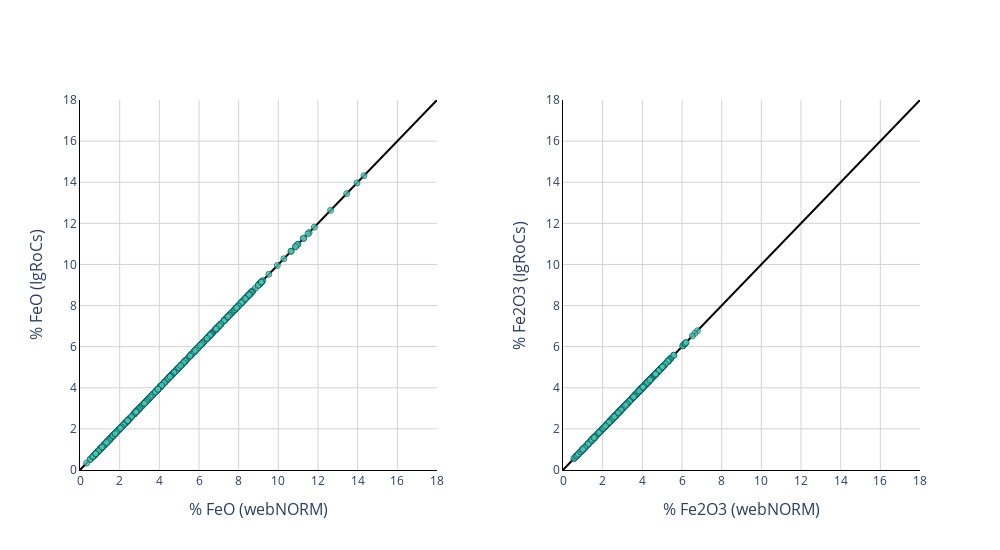

Write notebook code for a chart like this one.
### Code cell
rows=1
cols=2

fig = make_subplots(rows=rows, cols=cols, horizontal_spacing=0.15)

list_index = 0
n_plots = 2

for i in range(1,rows+1):
    for j in range(1,cols+1):
        if list_index + 1 <= n_plots:
            trace = ['FeO', 'Fe2O3'][list_index]

            pct_diff_filter = abs(web_norms_lemaitre[trace] - igrocs_input_adj_lemaitre[trace]) / igrocs_input_adj_lemaitre[trace] > 0.01
            
            fig.append_trace(
                go.Scatter(
                    x=[0,100],
                    y=[0,100],
                    mode='lines',
                    line=dict(color='black')
                    ),
                row=i,
                col=j
            )

            fig.append_trace(
            go.Scatter(
                x=web_norms_lemaitre[trace][pct_diff_filter==False],
                y=igrocs_input_adj_lemaitre[trace][pct_diff_filter==False],
                mode='markers',
                marker=dict(
                        color="#57C4AD",
                        opacity=0.75,
                        line=dict(
                            color='#006164',
                            width=1))
                ),
            row=i,
            col=j
            )
            
            fig.append_trace(
                go.Scatter(
                    x=web_norms_lemaitre[trace][pct_diff_filter],
                    y=igrocs_input_adj_middlemost[trace][pct_diff_filter],
                    mode='markers',
                    marker=dict(
                        symbol='x',
                        color="#DB4325",
                        opacity=0.75,
                        line=dict(
                            color='#8b2a17',
                            width=1))
                    ),
                row=i,
                col=j
            )

            x_max = web_norms_lemaitre[trace].fillna(0).max()
            y_max = igrocs_input_adj_middlemost[trace].fillna(0).max()

            xy_max = max([x_max, y_max])*1.1

            fig.update_xaxes(
                title_text="% {} (webNORM)".format(trace),
                title_font = {"size": 16},
                # title_standoff = 5,
                range=[0,18],
                dtick=2,
                row=i,
                col=j,
                gridcolor='lightgrey',
                linecolor='black'
                )
            
            fig.update_yaxes(
                title_text='% {} (IgRoCs)'.format(trace),
                title_font = {"size": 16},
                # title_standoff = 0,
                range=[0,18],
                dtick=2,
                row=i,
                col=j,
                gridcolor='lightgrey',
                linecolor='black'
            )

        list_index +=1

fig.update_layout(
    {
        'yaxis1': dict(
        # scaleanchor = "x1",
        scaleratio = 1
        ),
        'yaxis2': dict(
        # scaleanchor = "x2",
        scaleratio = 1
        ),
    }
    )

fig.update_layout(showlegend=False, height=550, width=1000,plot_bgcolor='rgba(0,0,0,0)', title_x=0.5)
fig.show()
fig.write_image('LeMairtreAdjustment_FeO_Fe2O3.pdf')

### Figure 1 — Plotly figure (JSON) as saved in the notebook; plotly's stock layout.template omitted (floating-point values rounded to 4 significant figures; data arrays with more than 128 entries replaced by an {"elided": "..."} marker saying what was removed)
{"data": [{"line": {"color": "black"}, "mode": "lines", "type": "scatter", "x": [0, 100], "xaxis": "x", "y": [0, 100], "yaxis": "y"}, {"marker": {"color": "#57C4AD", "line": {"color": "#006164", "width": 1}, "opacity": 0.75}, "mode": "markers", "type": "scatter", "x": {"elided": "551 float values"}, "xaxis": "x", "y": {"elided": "551 float values"}, "yaxis": "y"}, {"marker": {"color": "#DB4325", "line": {"color": "#8b2a17", "width": 1}, "opacity": 0.75, "symbol": "x"}, "mode": "markers", "type": "scatter", "x": [], "xaxis": "x", "y": [], "yaxis": "y"}, {"line": {"color": "black"}, "mode": "lines", "type": "scatter", "x": [0, 100], "xaxis": "x2", "y": [0, 100], "yaxis": "y2"}, {"marker": {"color": "#57C4AD", "line": {"color": "#006164", "width": 1}, "opacity": 0.75}, "mode": "markers", "type": "scatter", "x": {"elided": "551 float values"}, "xaxis": "x2", "y": {"elided": "551 float values"}, "yaxis": "y2"}, {"marker": {"color": "#DB4325", "line": {"color": "#8b2a17", "width": 1}, "opacity": 0.75, "symbol": "x"}, "mode": "markers", "type": "scatter", "x": [], "xaxis": "x2", "y": [], "yaxis": "y2"}], "layout": {"height": 550, "plot_bgcolor": "rgba(0,0,0,0)", "showlegend": false, "title": {"x": 0.5}, "width": 1000, "xaxis": {"anchor": "y", "domain": [0, 0.425], "dtick": 2, "gridcolor": "lightgrey", "linecolor": "black", "range": [0, 18], "title": {"font": {"size": 16}, "text": "% FeO (webNORM)"}}, "xaxis2": {"anchor": "y2", "domain": [0.575, 1], "dtick": 2, "gridcolor": "lightgrey", "linecolor": "black", "range": [0, 18], "title": {"font": {"size": 16}, "text": "% Fe2O3 (webNORM)"}}, "yaxis": {"anchor": "x", "domain": [0, 1], "dtick": 2, "gridcolor": "lightgrey", "linecolor": "black", "range": [0, 18], "scaleratio": 1, "title": {"font": {"size": 16}, "text": "% FeO (IgRoCs)"}}, "yaxis2": {"anchor": "x2", "domain": [0, 1], "dtick": 2, "gridcolor": "lightgrey", "linecolor": "black", "range": [0, 18], "scaleratio": 1, "title": {"font": {"size": 16}, "text": "% Fe2O3 (IgRoCs)"}}}}
